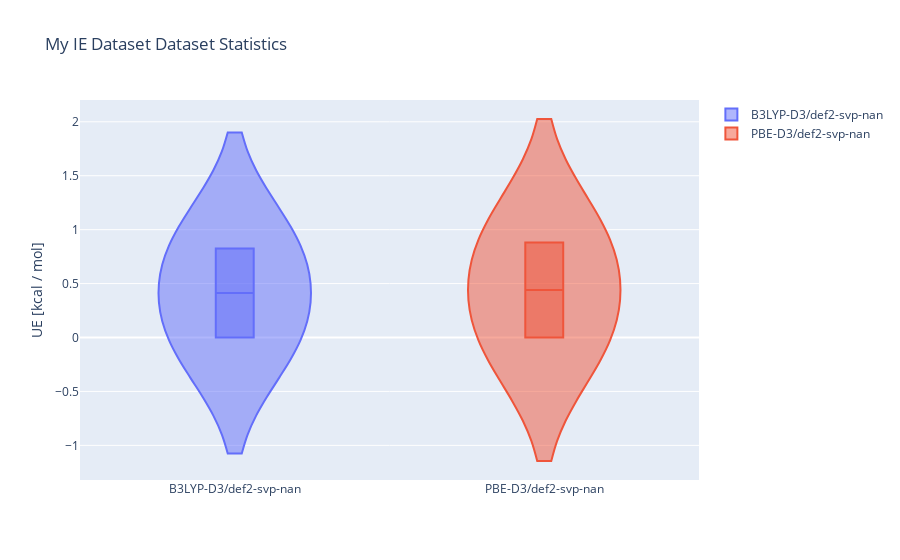

The code cell stored with this chart in its notebook:
### Markdown cell above
You can also visualize results and more!

### Code cell
ds.visualize(["B3LYP-D3", "PBE-D3"], "def2-SVP", bench="B3LYP/def2-svp", kind="violin")

### Figure 1 — Plotly figure (JSON) as saved in the notebook; plotly's stock layout.template omitted (floating-point values rounded to 4 significant figures)
{"data": [{"box": {"visible": true}, "name": "B3LYP-D3/def2-svp-nan", "type": "violin", "y": [0.001, 0.826]}, {"box": {"visible": true}, "name": "PBE-D3/def2-svp-nan", "type": "violin", "y": [0.001, 0.88]}], "layout": {"title": {"text": "My IE Dataset Dataset Statistics"}, "yaxis": {"title": {"text": "UE [kcal / mol]"}}}}
